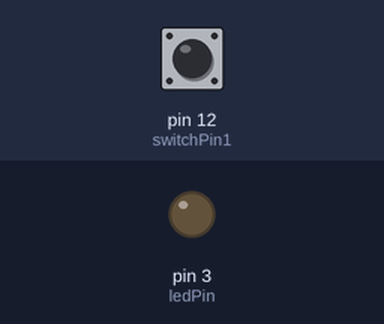
The sketch below on a simulated Arduino Uno, built with avr-gcc and run on an emulated ATmega328P. Parts: output pins drawn as LEDs (lit = HIGH). The inputs (shaded band) are chosen by the test bench; at power-on: pin 12 (switchPin1) LOW.

Above: at 1.2 s.
1.3 s: pin 12 (switchPin1) pulled HIGH for 0.15 s
At 1.37 s:
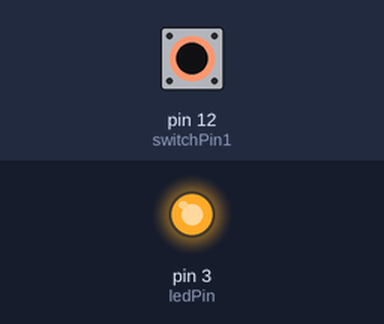
2.9 s: pin 12 (switchPin1) pulled HIGH for 3.2 s
At 7.3 s:
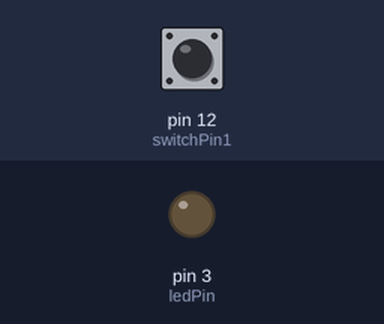
Timing chart, 0 to 8.8 s (numbered marks = the images above; inputs shaded):
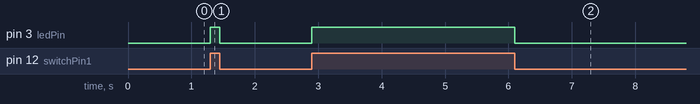

The sketch:

switch_reminder_water_test1.ino
```cpp
//consider the switch as the conductive ink
//the count-down feature
//1st switch - water the plant every day (daily)
//2nd switch - water the plant once every 3 days
//3rd switch - water the plant once every 7 days (weekly)


/**********************************/
const int switchPin1 = 12; //the switch connect to pin 12
const int ledPin = 3;//the led connect to pin 6
/**********************************/
int switchState1 = 0;         // variable for reading the pushbutton status

void setup()
{
  pinMode(switchPin1, INPUT); //initialize thebuttonPin as input
  pinMode(ledPin, OUTPUT); //initialize the led pin as output
  Serial.begin(9600);
}
/**********************************/
void loop()
{
  //read the state of the switch value
  switchState1 = digitalRead(switchPin1);
//  Serial.println(switchState1);
  if (switchState1 == HIGH ) //if it is,the state is HIGH
  {
    digitalWrite(ledPin, HIGH); //turn the led on
  }
  else
  {
    digitalWrite(ledPin, LOW); //turn the led off
  }
}
```

Measured:
- after the input at 1.3 s, pin 3 (ledPin): LOW → HIGH at once, → LOW 0.15 s later
- after the input at 2.9 s, pin 3 (ledPin): LOW → HIGH at once, → LOW 3.2 s later
